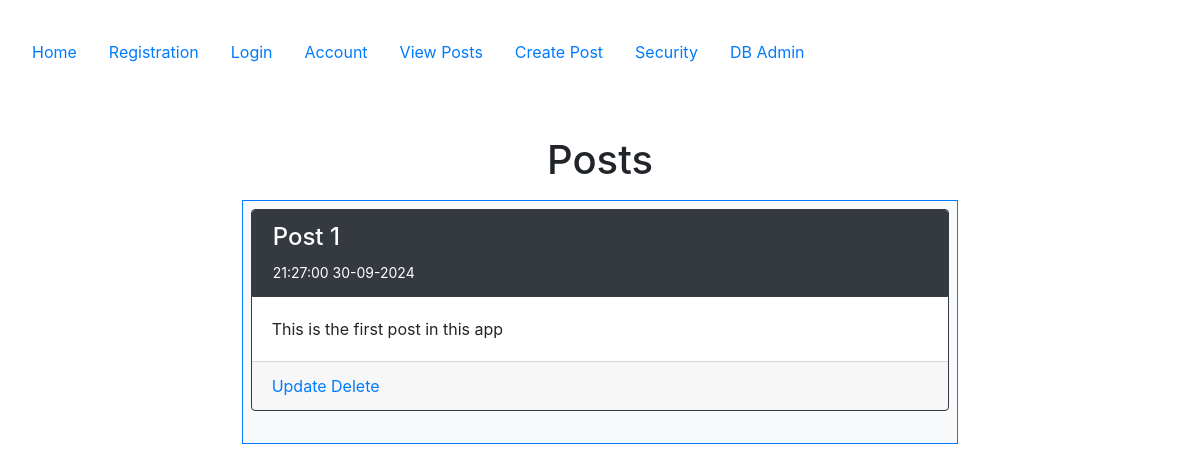
Page /posts on the earlier database version.
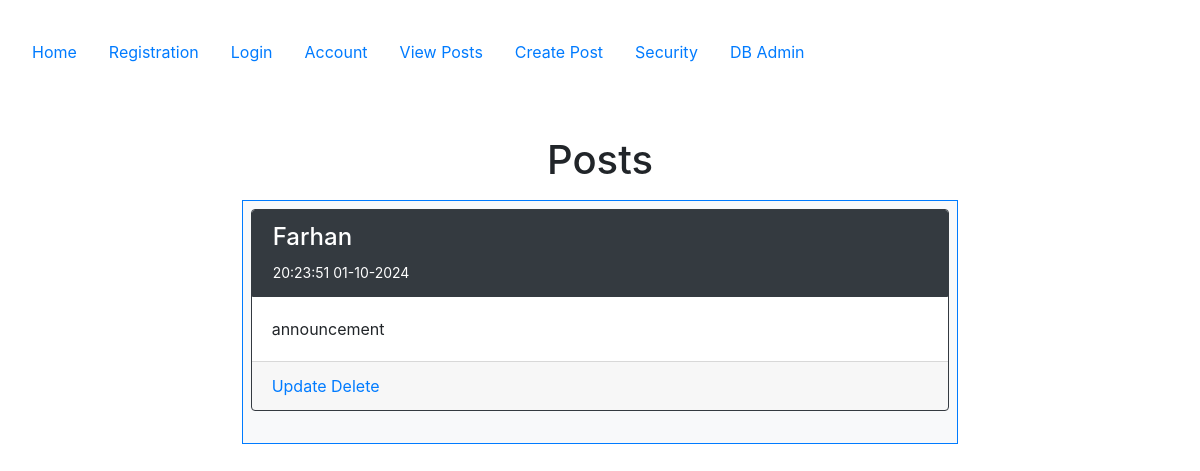
Same page on the later database version.
### config.py (models this page shows, shortened)
class Post(db.Model):
   __tablename__ = 'posts'
   id = db.Column(db.Integer, primary_key=True)
   created = db.Column(db.DateTime, nullable=False)
   title = db.Column(db.Text, nullable=False)
   body = db.Column(db.Text, nullable=False)

### posts/views.py (the view)
@posts_bp.route('/posts')
def posts():
    all_posts = Post.query.order_by(desc('id')).all()
    return render_template('posts/posts.html', posts=all_posts)

### templates/posts/posts.html (shortened to what this page needs)
{% extends "base.html" %}
{% block content %}
    <div class="container">
        <h1>Posts</h1>
        <div class="p-2 row">
            <div class="col-2"></div>
            <div class="col-8">
                <div class="p-2 bg-light border border-primary" style="text-align: left">
                    {% for post in posts %}
                        <div class="card border border-dark">
                            <div class="card-header bg-dark text-white border border-dark">
                                <h4>{{ post.title }}</h4>
                                <small>{{ post.created.strftime('%H:%M:%S %d-%m-%Y') }}</small>
                            </div>
                            <div class="card-body">{{ post.body }}</div>
                            <div class="card-footer">
        <a class="navbar-item" href="{{ url_for('posts.update', id=post.id) }}">Update</a>
         <a class="navbar-item" href="{{ url_for('posts.delete', id=post.id) }}">Delete</a>
    </div>
                        </div>
                        <br>
                    {% endfor %}
                </div>
            </div>
            <div class="col-2"></div>
        </div>
    </div>
{% endblock %}

### templates/base.html (shortened to what this page needs)
<!DOCTYPE html>
<html lang="en">
<head>
    <link rel="stylesheet" href="https://cdn.jsdelivr.net/npm/bootstrap@4.6.2/dist/css/bootstrap.min.css">
</head>
<body>
<section class="container-fluid p-3 my-3">
    <nav class="nav nav-pills flex-column flex-sm-row">
        <a class="nav-item nav-link" href="{{ url_for('index') }}">Home</a>
        <a class="nav-item nav-link" href="{{ url_for('accounts.registration') }}">Registration</a>
        <a class="nav-item nav-link" href="{{ url_for('accounts.login') }}">Login</a>
        <a class="nav-item nav-link" href="{{ url_for('accounts.account') }}">Account</a>
        <a class="nav-item nav-link" href="{{ url_for('posts.posts') }}">View Posts</a>
        <a class="nav-item nav-link" href="{{ url_for('posts.create') }}">Create Post</a>
        <a class="nav-item nav-link" href="{{ url_for('security.security') }}">Security</a>
        <a class="nav-item nav-link" href="http://127.0.0.1:5000/admin">DB Admin</a>
    </nav>
    <div class="container-fluid p-3 my-5 text-center">
        {% block content %}{% endblock %}
    </div>
</section>
</body>
</html>

Differences in the rows shown:
removed Post: title "Post 1", created "21:27:00 30-09-2024", body "This is the first post in this app"
added Post: title "Farhan", created "20:23:51 01-10-2024", body "announcement"
